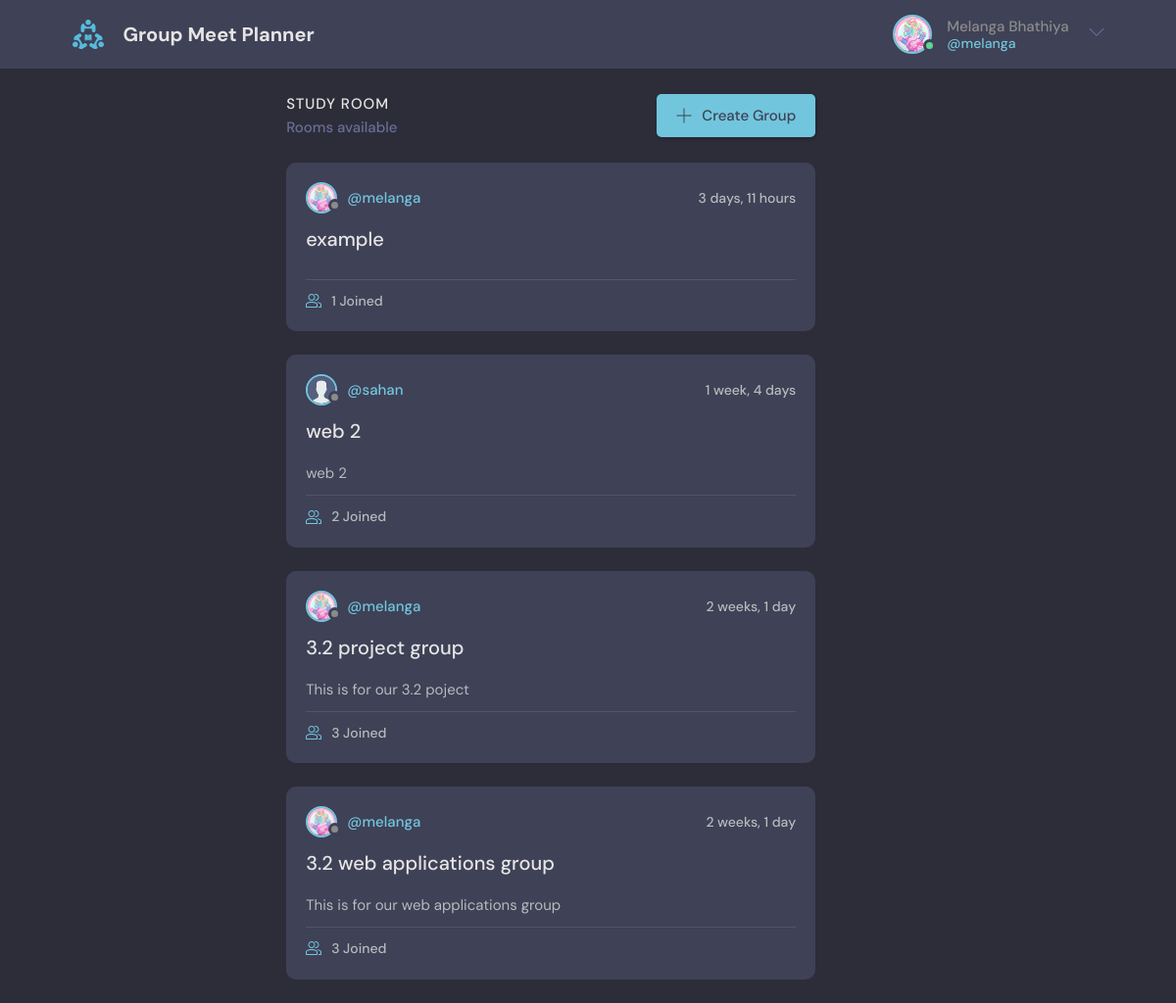
Page / (signed in) on the earlier database version.
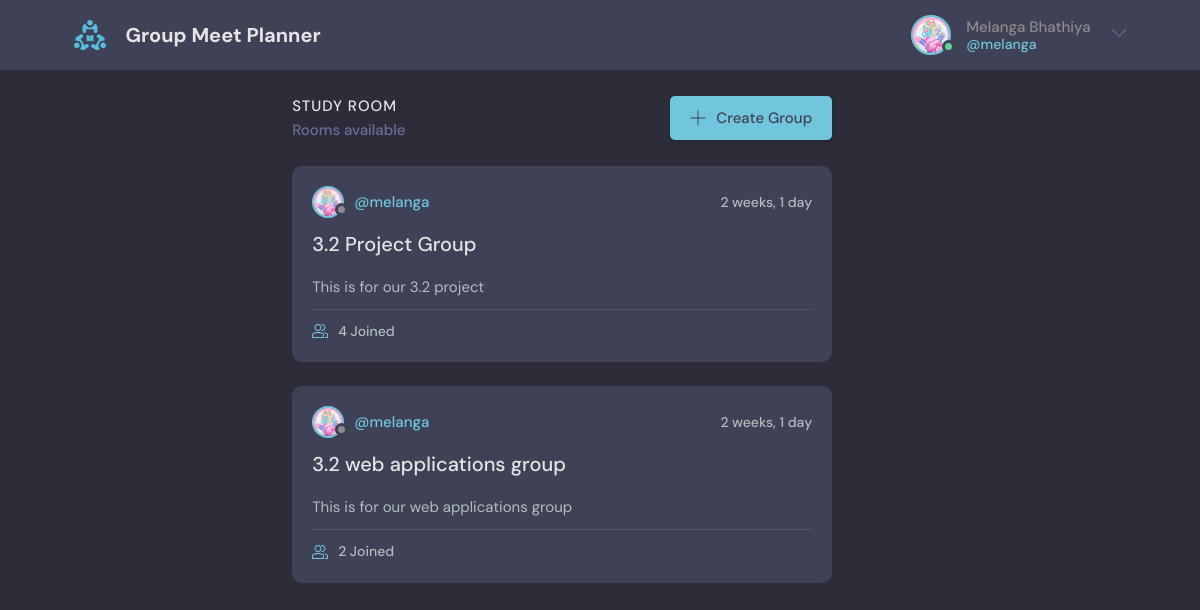
Same page on the later database version.
### base/models.py (models this page shows, shortened)
class Group(models.Model):
    leader = models.ForeignKey(User, on_delete=models.SET_NULL, null=True)
    name = models.CharField(max_length=200)
    description = models.TextField(null=True, blank=True)
    members = models.ManyToManyField(User, related_name='members', blank=True)
    updated = models.DateTimeField(auto_now=True)
    created = models.DateTimeField(auto_now_add=True)
    class Meta:
        ordering = ['-updated', '-created']

class User(AbstractUser):
    name = models.CharField(max_length=200, null=True)
    email = models.EmailField(null=True, blank=True)
    bio = models.TextField(null=True, blank=True)
    profile_pic = models.ImageField(null=True, default="avatar.svg")
    REQUIRED_FIELDS = []

### base/views.py (the view)
# urls.py: path('', views.home_page, name="home"),
def home_page(request):
    groups = {}
    if request.user.is_authenticated:
        groups = Group.objects.filter(
            Q(members=request.user)
        )
    return render(request, 'base/home.html', {"groups": groups})

### base/templates/base/home.html (shortened to what this page needs)
{% extends 'main.html' %}
{% load static %}
{% block content %}
<body>
<main class="layout layout--3">
  <div class="container">
    <div class="roomList">
      <div class="roomList__header">
        <div>
          <h2>Study Room</h2>
          <p>  Rooms available</p>
        </div>
        <a class="btn btn--main" href="{% url 'create-group' %}">
          <svg version="1.1" xmlns="http://www.w3.org/2000/svg" width="32" height="32" viewBox="0 0 32 32">
            <title>add</title>
            <path
              d="M16.943 0.943h-1.885v14.115h-14.115v1.885h14.115v14.115h1.885v-14.115h14.115v-1.885h-14.115v-14.115z"
            ></path>
          </svg>
          Create Group
        </a>
      </div>
        {% for group in groups %}
        <div class="roomListRoom">
            <div class="roomListRoom__header">
                <a href="{% url 'home' %}" class="roomListRoom__author">
                <div class="avatar avatar--small">
                  <img src="{{ group.leader.profile_pic.url }}" />
                </div>
                <span>@{{ group.leader.username }}</span>
                </a>
                <div class="roomListRoom__actions">
                <span>{{ group.created|timesince}}</span>
                </div>
            </div>
            <div class="roomListRoom__content">
                <a href="{% url 'group' group.id %}">{{ group.name }}</a>
                <p>
                {{ group.description|truncatewords:32 }}
                </p>
            </div>
            <div class="roomListRoom__meta">
                <a href="{% url 'group' group.id %}" class="roomListRoom__joined">
                  {{ group.members.count }} Joined
                </a>
            </div>
        </div>
        {% endfor %}
    </div>
  </div>
</main>
</body>
{% endblock content %}

Differences in the rows shown:
removed Group: leader.profile_pic (picture), leader.username "melanga", created "3 days, 11 hours", name "example", members.count "1"
no longer on this page (row unchanged): Group: leader.profile_pic (placeholder picture), leader.username "sahan", created "1 week, 4 days", name "web 2", description "web 2", members.count "2"
changed Group: name "3.2 project group" → "3.2 Project Group"; description "This is for our 3.2 poject" → "This is for our 3.2 project"; members.count "3" → "4"
computed for Group "3.2 web applications group": members.count "3" → "2"
